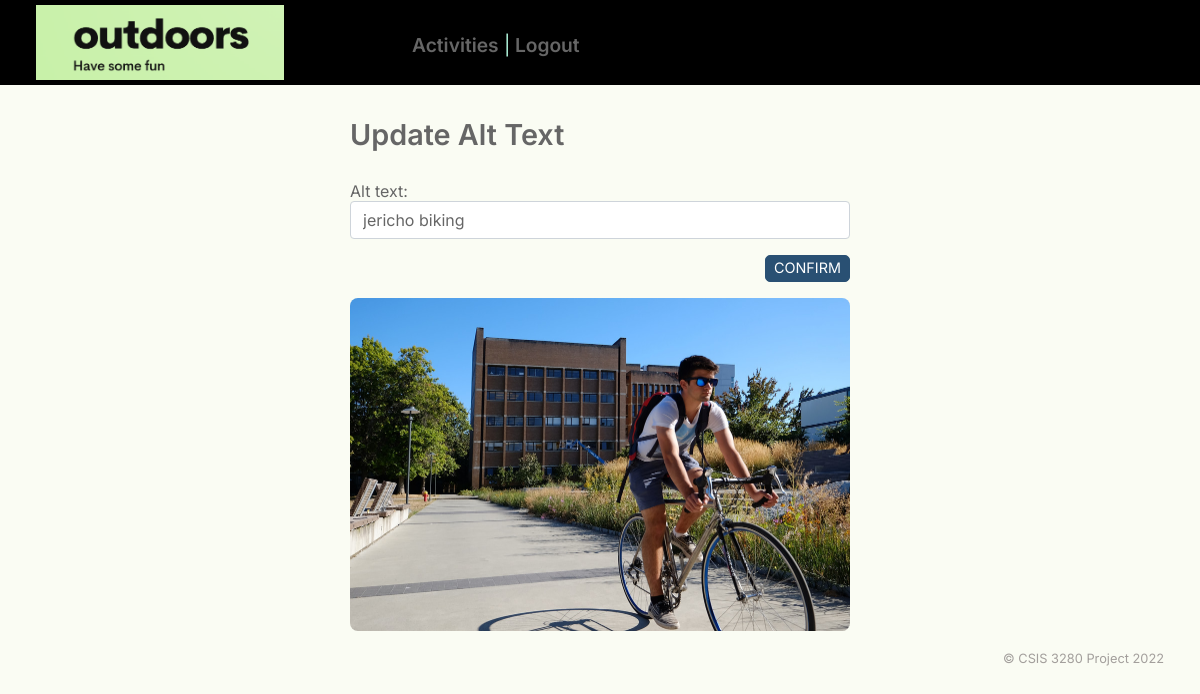
The page /admin/adminImage-edit-alt.php?id=15 on the database its author committed.
### tables this page shows
CREATE TABLE `image` (
  `id` int(11) NOT NULL,
  `file` varchar(254) NOT NULL,
  `alt` varchar(1000) NOT NULL
);

### inc/Utility/ImageDAO.class.php (called while the page is built, shortened)
<?php
class ImageDAO
{
    public static $dbImage;
    static function initialize(string $className)
    {
        self::$dbImage = new PDOAgent($className);
    }
    static function getImageforActivity($id)
    {
        $sql = "SELECT i.id, i.file, i.alt
        FROM image   AS i
        JOIN activity AS a
          ON i.id = a.imageID
       WHERE a.id = :id;";
        self::$dbImage->query($sql);
        self::$dbImage->bind(':id', $id);
        self::$dbImage->execute();
        return self::$dbImage->singleResult();
    }
}

### inc/Utility/PDOAgent.class.php (called while the page is built, shortened)
<?php
class PDOAgent  {
    private $host = DB_HOST;
    private $user = DB_USER;
    private $password = DB_PASSWORD;
    private $dbname = DB_NAME;
    private $dbport = DB_PORT;
    private $className = "";
    private $stmt = "";
    private $pdo = "";
    public function __construct(string $className)  {
        $this->className = $className;
        $this->dsn = "mysql:localhost=" .$this->host.";dbname=".$this->dbname.";port=".$this->dbport;
        $options = array(
            PDO::ATTR_PERSISTENT => true,
            PDO::ATTR_ERRMODE => PDO::ERRMODE_EXCEPTION
        );
        try {
            $this->pdo = new PDO($this->dsn, $this->user, $this->password, $options);
        } catch (Exception $ex) {
            $this->error = $ex->getMessage();
            echo $this->error;
    }
}
    public function query(string $query)    {
        $this->stmt  = $this->pdo->prepare($query);
    }
    public function bind($param, $value, $type = null){
        if (is_null($type)) {
            switch (true) {
                case is_int($value):
                $type = PDO::PARAM_INT;
                break;
                }
        }
        $this->stmt->bindValue($param, $value, $type);
    }
    public function execute($data = null)   {
        if (is_null($data)) {
            return $this->stmt->execute();
        } else {
            return $this->stmt->execute($data);
        }
    }
    public function singleResult()  {
        $this->stmt->setFetchMode(PDO::FETCH_CLASS, $this->className);
        return $this->stmt->fetch(PDO::FETCH_CLASS);
    }
}
?>

### inc/Entity/Image.class.php (called while the page is built, shortened)
<?php
 Class Image {
    private $file;
    private $alt;
    function getFile() {
        return $this->file ;
    }
    function getAlt() {
        return $this->alt;
    }
 }
?>

### inc/Utility/functions.php (called while the page is built, shortened)
<?php
function html_escape($text): string
{
    return htmlspecialchars($text, ENT_QUOTES, 'UTF-8', false);
}
?>

### admin/adminImage-edit-alt.php (the view, shortened to what this page needs)
<?php
require_once("../inc/Entity/Page.class.php");
require_once("../inc/Entity/Image.class.php");
require_once("../inc/Utility/PDOAgent.class.php");
require_once("../inc/Utility/functions.php");
require_once("../inc/Utility/ImageDAO.class.php");
$id = filter_input(INPUT_GET, 'id', FILTER_VALIDATE_INT);
if ($id) {
  $image = ImageDAO::getImageforActivity($id);
}
?>
<main class="container admin" id="content">
  <form action="adminImage-edit-alt.php?id=<?= $id ?>" method="POST" class="narrow">
    <h1>Update Alt Text</h1>
    <div class="form-group">
      <label for="image_alt">Alt text: </label>
      <input type="text" name="image_alt" id="image_alt" value="<?= html_escape($image->getAlt()) ?>" class="form-control">
    </div>
    <div class="form-group">
      <input type="submit" name="delete" value="Confirm" class="btn btn-primary btn-save">
    </div>
    <img src="../upload/<?= $image->getFile() ?>" alt="<?= html_escape($image->getAlt()) ?>">
  </form>
</main>

### css/styles.css (style rules this page uses)
* { box-sizing: border-box; }
body { margin: 0; color: #666; background-color: #ecf5ce3d; }
body { font-family: 'Inter', 'Arial', sans-serif; font-size: 100%; }
h1 { font-size: 1.8em; }
h1, h2 { font-weight: 600; margin: 0 0 0.14em 0; }
.container { margin: 0 auto 0 auto; max-width: 94%; }
main img { width: 100%; height: auto; border-radius: 8px; }
button, input, optgroup, select, textarea { margin: 0; font-family: inherit; font-size: inherit; line-height: inherit; color: inherit; }
.btn, .btn-search { color: #fff; background: #295073; display: inline-block; width: min-content; white-space: nowrap; border: 1px solid transparent; border-radius: 5px; padding: .1rem .5rem; line-height: 1.5; vertical-align: middle; text-transform: uppercase; }
.btn { font-size: 0.9rem; }
.btn-primary { background-color: #295073; border-color: #295073; }
.form-control { display: block; width: 100%; height: calc(2.25rem + 2px); padding: .375rem .75rem; font-size: 1rem; line-height: 1.5; background-clip: padding-box; border: 1px solid #ced4da; border-radius: .25rem; }
label { display: inline-block; }
input[type=submit] { float: right; margin-bottom: 1rem; }
.form-group { margin-bottom: 1rem; }
.narrow { max-width: 500px; margin: 0 auto; }
.admin h1 { margin-bottom: 1em; }

### rows shown on the page
image: image_alt "jericho biking", file (picture)
